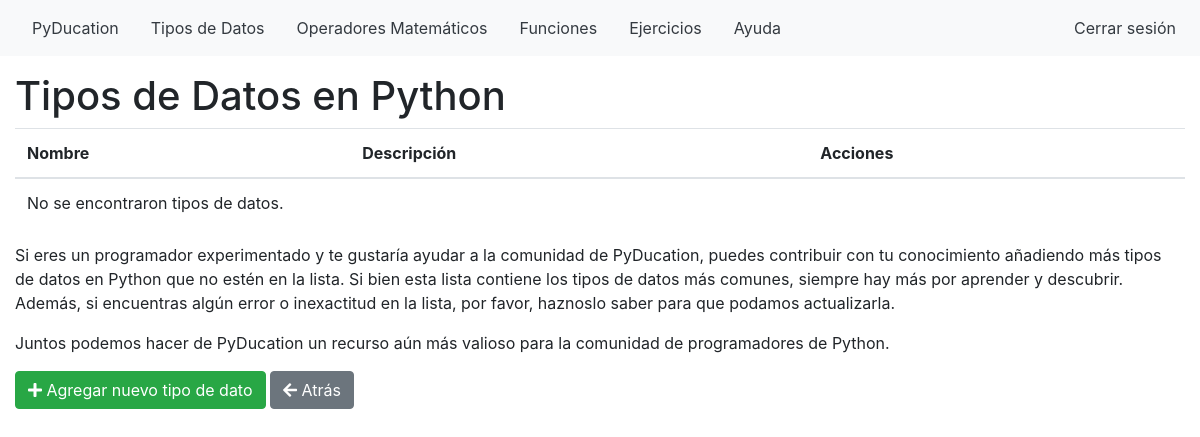
Before: /data_list/ (signed in) with the older database file.
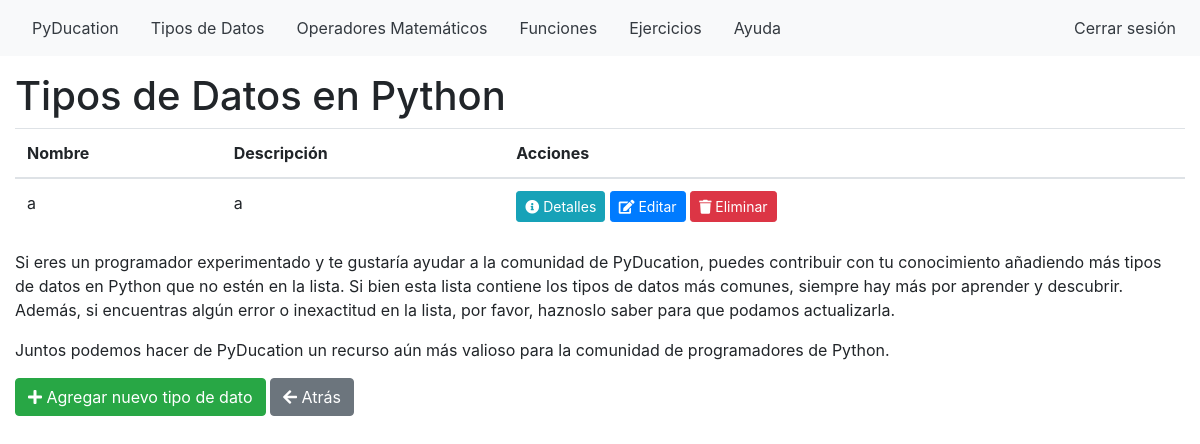
After: the same page with the newer database file.
### blog/models.py (models this page shows)
class DataType(models.Model):
    name = models.CharField(max_length=255)
    description = models.TextField(blank=True, null=True)
    example = models.TextField(blank=True, null=True)
    created_by = models.ForeignKey(
        User,
        on_delete=models.CASCADE,
        related_name='data_types_created',
        null=True,
        blank=True,
        default=None,
    )

### blog/views.py (the view)
# urls.py: path('data_list/', DataTypeListView.as_view(), name='data_type_list'),
class DataTypeListView(LoginRequiredMixin, ListView):
    template_name = 'data_types/data_type_list.html'
    model = DataType
    context_object_name = 'data_types'

### PyDucation/templates/data_types/data_type_list.html (shortened to what this page needs)
{% extends 'PyDucation/base.html' %}
{% block content %}
  <h1>Tipos de Datos en Python</h1>
  <table class="table">
    <thead>
      <tr>
        <th>Nombre</th>
        <th>Descripción</th>
        <th>Acciones</th>
      </tr>
    </thead>
    <tbody>
      {% for data_type in data_types %}
        <tr>
          <td>{{ data_type.name }}</td>
          <td>{{ data_type.description }}</td>
          <td>
            <a href="{% url 'data_type_detail' pk=data_type.pk %}" class="btn btn-sm btn-info"><i class="fas fa-info-circle"></i> Detalles</a>
            <a href="{% url 'data_type_update' pk=data_type.pk %}" class="btn btn-sm btn-primary"><i class="fas fa-edit"></i> Editar</a>
            <form action="{% url 'data_type_delete' pk=data_type.pk %}" method="post" class="d-inline">
              <button type="submit" class="btn btn-sm btn-danger" onclick="return confirm('¿Está seguro de que desea eliminar este tipo de datos?')"><i class="fas fa-trash"></i> Eliminar</button>
            </form>
          </td>
        </tr>
      {% empty %}
        <tr>
          <td colspan="3">No se encontraron tipos de datos.</td>
        </tr>
      {% endfor %}
    </tbody>
  </table>
  <p>Si eres un programador experimentado y te gustaría ayudar a la comunidad de PyDucation, puedes contribuir con tu conocimiento añadiendo más tipos de datos en Python que no estén en la lista. Si bien esta lista contiene los tipos de datos más comunes, siempre hay más por aprender y descubrir. Además, si encuentras algún error o inexactitud en la lista, por favor, haznoslo saber para que podamos actualizarla.
  <p>Juntos podemos hacer de PyDucation un recurso aún más valioso para la comunidad de programadores de Python.</p>
  <a href="{% url 'data_type_create' %}" class="btn btn-success"><i class="fas fa-plus"></i> Agregar nuevo tipo de dato</a>
  <a href="{% url 'pyducation' %}" class="btn btn-secondary"><i class="fas fa-arrow-left"></i> Atrás</a>
{% endblock %}

Changed rows visible on the page:
added DataType: name "a", description "a"
Other visible differences:
text no longer shown: "No se encontraron tipos de datos."
